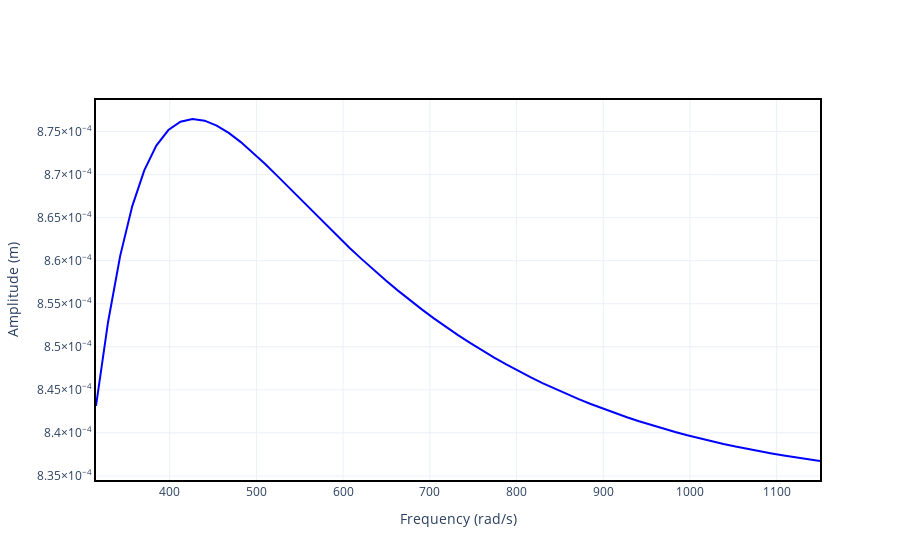

Here is the notebook cell this chart was saved with:
### Code cell
#---------------------------------------- real imbalance response-------------------------------------------------------
samples = 61
results_real, fr_real = getImbalanceResponse(rotor_real, DISK_NODE, IMBALANCE_MAGNITUDE, IMBALANCE_PHASE, FREQUENCY_RANGE)

# noise
epsilon = np.random.randn(SAMPLES, 4) * SIGMA_TRUE
observations = fr_real + epsilon

# plot real response
probe_real = (1, 0)
fig_results_real = results_real.plot_magnitude(probe = [probe_real], probe_units="degrees")
fig_results_real.update_layout(showlegend=False)
fig_results_real.show()
# fig_results_real.write_image("fr_real_phase.png")

### Figure 1 — Plotly figure (JSON) as saved in the notebook; plotly's stock layout.template omitted (floating-point values rounded to 4 significant figures)
{"data": [{"hovertemplate": "Frequency (rad/s): %{x:.2f}<br>Amplitude (m): %{y:.2e}", "legendgroup": "Probe 1 - Node 1", "line": {"color": "blue"}, "mode": "lines", "name": "Probe 1 - Node 1", "showlegend": true, "type": "scatter", "x": [315, 328.9, 342.8, 356.8, 370.7, 384.6, 398.5, 412.4, 426.3, 440.2, 454.2, 468.1, 482, 495.9, 509.8, 523.8, 537.7, 551.6, 565.5, 579.4, 593.3, 607.2, 621.2, 635.1, 649, 662.9, 676.8, 690.8, 704.7, 718.6, 732.5, 746.4, 760.3, 774.2, 788.2, 802.1, 816, 829.9, 843.8, 857.8, 871.7, 885.6, 899.5, 913.4, 927.3, 941.2, 955.2, 969.1, 983, 996.9, 1011.0, 1025.0, 1039.0, 1053.0, 1066.0, 1080.0, 1094.0, 1108.0, 1122.0, 1136.0, 1150], "y": [0.0008431, 0.0008529, 0.0008605, 0.0008663, 0.0008705, 0.0008734, 0.0008752, 0.0008761, 0.0008765, 0.0008763, 0.0008757, 0.0008748, 0.0008738, 0.0008726, 0.0008713, 0.0008699, 0.0008685, 0.000867, 0.0008656, 0.0008642, 0.0008629, 0.0008615, 0.0008602, 0.0008589, 0.0008577, 0.0008566, 0.0008554, 0.0008543, 0.0008533, 0.0008523, 0.0008514, 0.0008504, 0.0008496, 0.0008487, 0.000848, 0.0008472, 0.0008465, 0.0008458, 0.0008451, 0.0008445, 0.0008439, 0.0008434, 0.0008428, 0.0008423, 0.0008418, 0.0008414, 0.0008409, 0.0008405, 0.0008401, 0.0008397, 0.0008394, 0.000839, 0.0008387, 0.0008384, 0.0008381, 0.0008379, 0.0008376, 0.0008374, 0.0008371, 0.0008369, 0.0008367]}], "layout": {"showlegend": false, "xaxis": {"range": [315, 1150], "title": {"text": "Frequency (rad/s)"}}, "yaxis": {"exponentformat": "power", "title": {"text": "Amplitude (m)"}}}}
